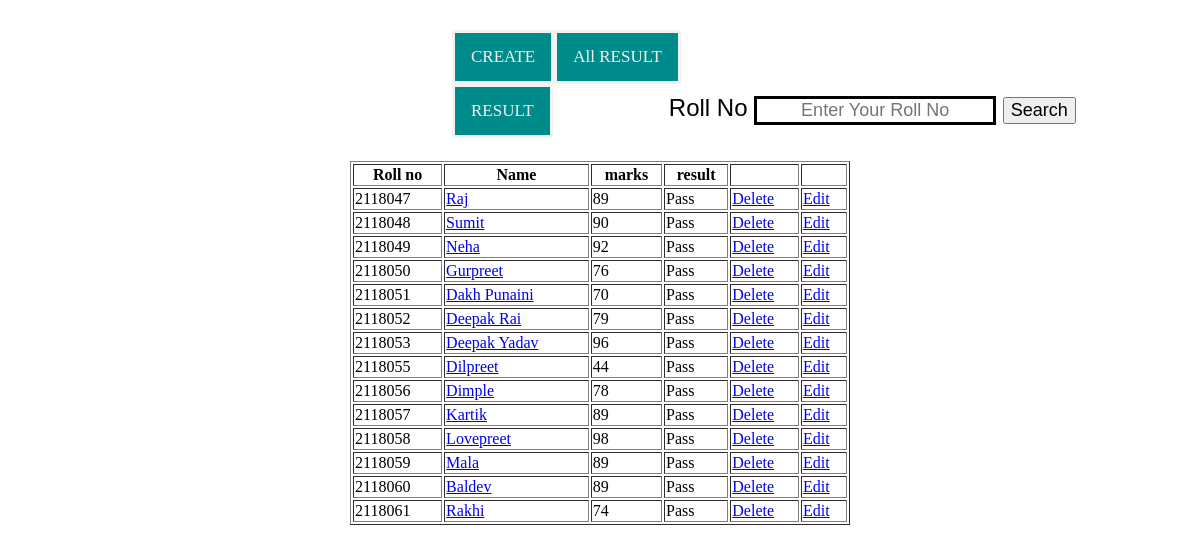
Page /result/ on the committed database.
### studentsapp/models.py (models this page shows)
class Students(models.Model):
    roll_no=models.IntegerField(primary_key=True)
    name=models.CharField(max_length=200)
    marks=models.IntegerField()
    result=models.CharField(max_length=100)

### studentsapp/views.py (the view, shortened to what this page needs)
# urls.py: path('result/', resultview),
def resultview(request):
    mems=Students.objects.all()
    l = len(mems)
    if l==0:
        data={"min":" Record not found "}
    else:
        data={"queryset":mems}
    return render(request, 'results.html', context=data)

### templates/results.html (shortened to what this page needs)
{% load static %}
<!DOCTYPE html>
<html lang="en">
<head>
    <link rel="stylesheet" href="{% static 'style.css'%}">
</head>
<body>
    <div class="topnav">
        <a href="../create">CREATE</a>
        <a href="../result">All RESULT</a>
        <a href="../result">RESULT</a>
      </div><br><br>
<form method="post" class="Srbtn" >
    <div>{{min}}</div><br>
    Roll No <input  type="text" name="input" placeholder="Enter Your Roll No" required >
    <button type="submit" name="btnxyz"   value="buttonvalue">Search</button><br>
</form>
<table align="center" width="500px" border="1px"><br><br>
  <tr>
    <th>
      Roll no
    </th>
    <th>
      Name
    </th>
    <th>
      marks
    </th>
    <th>
      result
    </th>
    <th></th>
    <th></th>
  </tr>
{% for qs in queryset %}
<tr>
  <td>
    {{ qs.roll_no}}
  </td>
  <td>
   <a href="../details?r={{ qs.roll_no}}"> {{ qs.name}} </a>
  </td>
  <td>
    {{ qs.marks}}
  </td>
  <td>
    {{ qs.result}}
  </td>
  <td>
    <a href="../delete?r={{ qs.roll_no}}">
    Delete
    </a>
  </td>
  <td>
     <a href="../edit?rx={ qs.roll_no}}">Edit</a>
  </td>
</tr>
{% endfor %}
</table>
</body>
</html>

### static/style.css (style rules this page uses)
.topnav { width: 25%; margin: 30px auto; }
.topnav a { float: left; border: solid; color: #f2f2f2; text-align: center; padding: 14px 16px; text-decoration: none; font-size: 17px; background-color:darkcyan; }
.Srbtn { text-align: center; font-size: x-large; font-family: 'Lucida Sans Unicode', 'Lucida Grande', 'Lucida Sans', Arial, sans-serif; font-weight: 300; }
button { font-size:large; text-align: right; }
input { text-align: center; border: solid; font-size:large; }

### rows in the picture
Students: roll_no "2118047", name "Raj", marks "89", result "Pass"
Students: roll_no "2118048", name "Sumit", marks "90", result "Pass"
Students: roll_no "2118049", name "Neha", marks "92", result "Pass"
Students: roll_no "2118050", name "Gurpreet", marks "76", result "Pass"
Students: roll_no "2118051", name "Dakh Punaini", marks "70", result "Pass"
Students: roll_no "2118052", name "Deepak Rai", marks "79", result "Pass"
Students: roll_no "2118053", name "Deepak Yadav", marks "96", result "Pass"
Students: roll_no "2118055", name "Dilpreet", marks "44", result "Pass"
Students: roll_no "2118056", name "Dimple", marks "78", result "Pass"
Students: roll_no "2118057", name "Kartik", marks "89", result "Pass"
Students: roll_no "2118058", name "Lovepreet", marks "98", result "Pass"
Students: roll_no "2118059", name "Mala", marks "89", result "Pass"
Students: roll_no "2118060", name "Baldev", marks "89", result "Pass"
Students: roll_no "2118061", name "Rakhi", marks "74", result "Pass"
